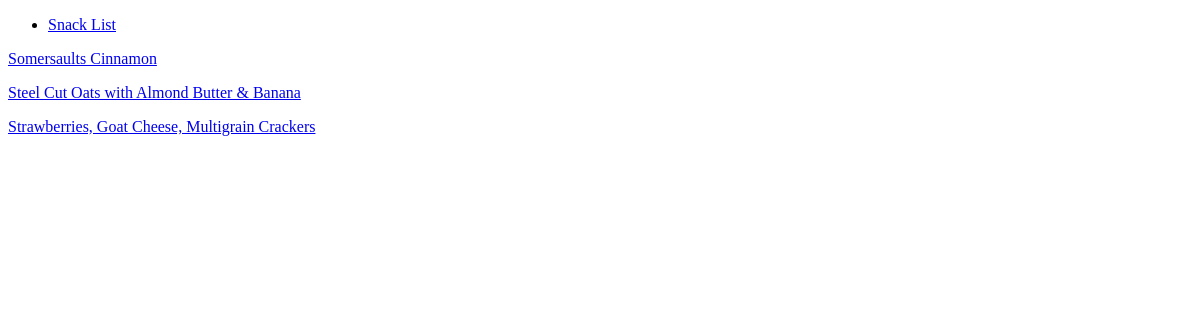
The page /snack-list on the database as committed earlier.
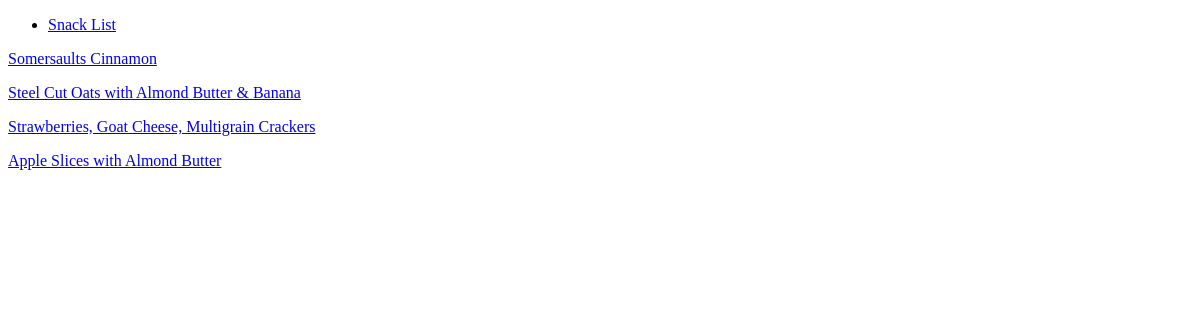
The same page on the database as committed later.
### snacks/models.py (models this page shows, shortened)
class Snack(models.Model):
    name = models.CharField (max_length=64 , null =True , blank =True)
    purchaser =models.ForeignKey(get_user_model(), on_delete=models.CASCADE)
    description=models.CharField(max_length=255)

### snacks/views.py (the view)
class SnackListView(ListView):
    template_name ="snack_list.html"
    model =Snack

### templates/snack_list.html (shortened to what this page needs)
{% extends "base.html" %}
{% block content %}
{% for snack in object_list %}
<p> <a href="{% url 'snack_detail' pk=snack.pk %}">  {{snack.name}} </a></p>
{% endfor %}
{% endblock %}

### templates/base.html (shortened to what this page needs)
<!DOCTYPE html>
<html lang="en">
<head>
</head>
<body>
    <nav>
        <ul>
            <li><a href="{% url 'snack_list' %}"> Snack List </a></li>
        </ul>
    </nav>
    {% block content %}
    {% endblock %}
</body>
</html>

Rows that differ between the two databases and show on the page:
added Snack: name "Apple Slices with Almond Butter"
